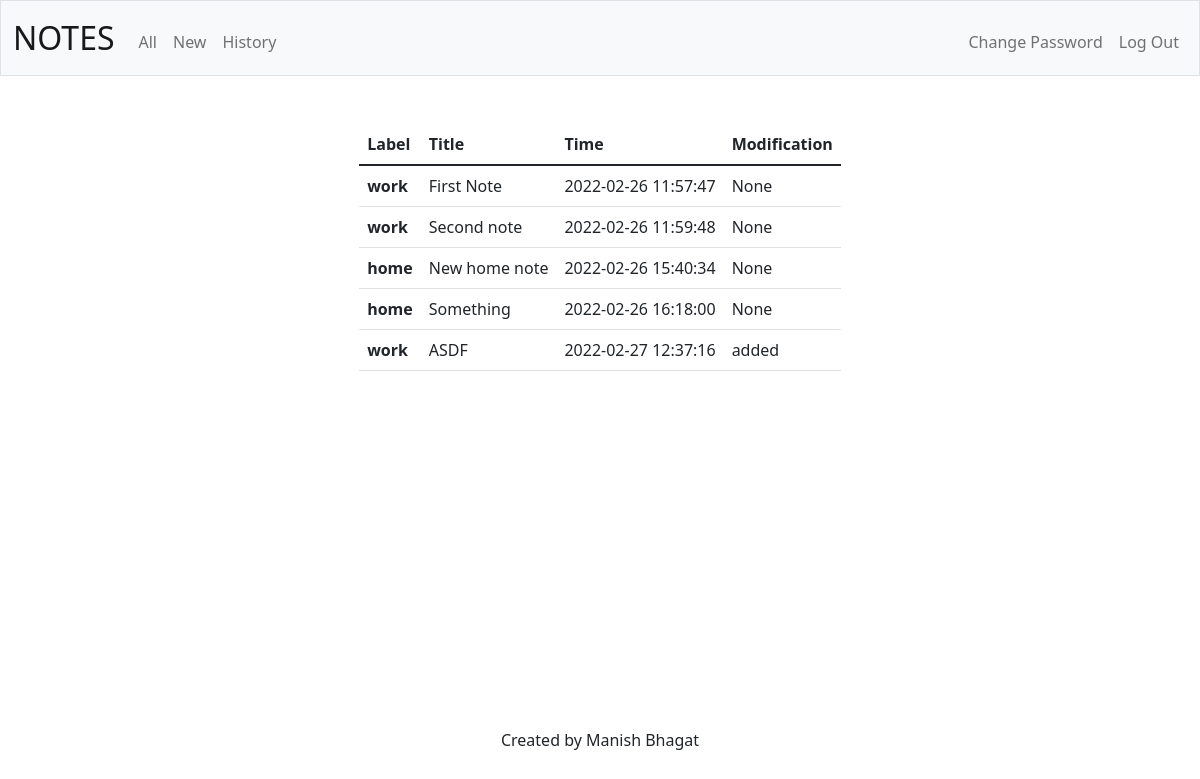
Screenshot of /history (signed in) with the database file from the repository.
### tables this page shows
CREATE TABLE timeline(
note_id INTEGER NOT NULL,
user_id INTEGER NOT NULL,
time DATETIME DEFAULT CURRENT_TIMESTAMP, modification TEXT);

CREATE TABLE notes(
note_id INTEGER PRIMARY KEY AUTOINCREMENT,
user_id INTEGER NOT NULL,
title TEXT NOT NULL,
description TEXT NOT NULL,
label TEXT);

### app.py (the view)
@app.route("/history")
@login_required
def history():
    user_id = session["user_id"]
    rows = db.execute("SELECT label, title, time, modification FROM notes, TIMELINE WHERE notes.note_id = TIMELINE.note_id AND notes.user_id = ?",user_id)
    return render_template("history.html", rows=rows)

### app.py (called while the page is built)
@app.after_request
def after_request(response):
    response.headers["Cache-Control"] = "no-cache, no-store, must-revalidate"
    response.headers["Expires"] = 0
    response.headers["Pragma"] = "no-cache"
    return response

### helpers.py (called while the page is built)
def login_required(f):
    @wraps(f)
    def decorated_function(*args, **kwargs):
        if session.get("user_id") is None:
            return redirect("/login")
        return f(*args, **kwargs)
    return decorated_function

### templates/history.html (shortened to what this page needs)
{% extends "layout.html" %}
{% block main %}
<div>
        <table class="table">
    <thead>
        <tr>
        <th scope="col">Label</th>
        <th scope="col">Title</th>
        <th scope="col">Time</th>
        <th scope="col">Modification</th>
        </tr>
    </thead>
    <tbody>
        {% for i in rows %}
            <tr>
                <th scope="row">{{ i["label"] }}</th>
                <td>{{ i["title"] }}</td>
                <td>{{ i["time"] }}</td>
                <td>{{ i["modification"] }}</td>
            </tr>
        {% endfor %}
    </tbody>
    </table>
</div>
{% endblock %}

### rows the page displays
timeline: label "work", title "First Note", time "2022-02-26 11:57:47", modification "None"
timeline: label "work", title "Second note", time "2022-02-26 11:59:48", modification "None"
timeline: label "home", title "New home note", time "2022-02-26 15:40:34", modification "None"
timeline: label "home", title "Something", time "2022-02-26 16:18:00", modification "None"
timeline: label "work", title "ASDF", time "2022-02-27 12:37:16", modification "added"
